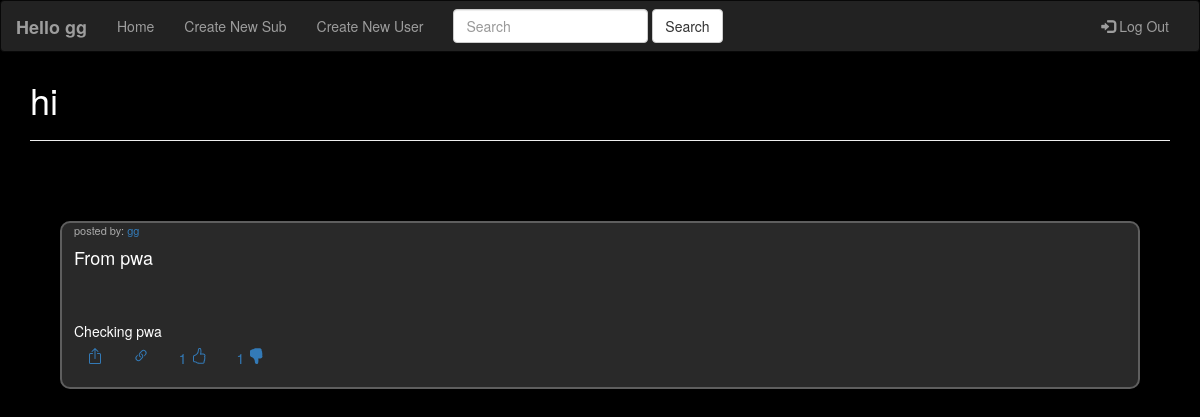
Page /sub/hi/100062707 (signed in) on the committed database.
### tables this page shows
CREATE TABLE Posts (	PostId INTEGER NOT NULL PRIMARY KEY,	PostHead TEXT NOT NULL,	PostBody TEXT,	Poster TEXT NOT NULL,	Sub TEXT NOT NULL,	Likes INTEGER NOT NULL,	Dislikes INTEGER NOT NULL, LikedBy TEXT, DisLikedBy TEXT);

### main.py (the view)
@app.route("/sub/<string:subName>/<int:postId>")
def postRoute(subName="", postId=""):
    isloggedin = checkIfLoggedIn(session)
    if isloggedin:
        isloggedin = session["loggedin"]
    else:
        isloggedin = False
    conn = sqlite3.connect("db/forum.db")
    cursor = conn.execute(f"SELECT Name FROM Subs WHERE Name = '{subName}'")
    conn.commit()
    names = list(map(lambda x: x[0], cursor.fetchall()))
    if len(names) == 1:
        cursor = conn.execute(f"SELECT PostId FROM Posts WHERE Sub = '{subName}'")
        conn.commit()
        ids = list(map(lambda x: x[0], cursor.fetchall()))
        if postId in ids:
            cursor = conn.execute(f"SELECT * FROM Posts WHERE PostId = '{postId}'")
            conn.commit()
            return render_template("postPage.html", isloggedin=isloggedin, subName=subName, post=cursor.fetchone())
    return redirect("/errorPage")

### main.py (called while the page is built)
def checkLoggin(username, password):
    conn = sqlite3.connect("db/forum.db")
    cursor = conn.execute("SELECT * FROM Users")
    for i in cursor:
        if username == i[1] and password == i[2]:
            return True
    return False

def checkIfLoggedIn(s):
    isloggedin = "loggedin" in s.keys()
    if isloggedin:
        isloggedin = s["loggedin"]
        if isloggedin:
            try:
                isloggedin = checkLoggin(s["username"], s["password"])
            except:
                isloggedin = False
    else:
        isloggedin = False
    return isloggedin

### templates/postPage.html (shortened to what this page needs)
{% extends "base.html" %}
{% block body %}
    <div class="container">
        <h1>{{ subName }}</h1>
        <hr>
    </div>
    <div class="post">
        <div class="header">
            <div class="op">
                posted by: <a href="/user/{{ post[3] }}">{{ post[3] }}</a>
            </div>
            <h4>{{ post[1] }}</h4>
        </div>
        <div>
            {{ post[2] }}
        </div>
        <div class="options">
            <button class="btn btn-link share" onclick="share('/sub/{{ post[4] }}/{{ post[0] }}')">
            </button>
            <button class="btn btn-link link" id="/sub/{{ post[4] }}/{{ post[0] }}">
            </button>
            {% if isloggedin %}
            <button class="btn btn-link" onclick="like('{{ post[0] }}')">
                {{ post[5] }}
            </button>
            <button class="btn btn-link" onclick="dislike('{{ post[0] }}')">
                {{ post[6] }}
            </button>
            {% endif %}
        </div>
    </div>
{% endblock %}

### templates/base.html (style rules this page uses)
body { background-color: #000; color: white; -webkit-top-highlight-color: transparent; padding-top: 60px; }

### templates/postPage.html (style rules this page uses)
.post { border-style: solid; border-width: 2px; border-radius: 10px; border-color: rgb(94, 94, 94); background-color: rgb(41, 41, 41); padding-left: 1%; padding-bottom: 1%; margin: 5%; }
.header { margin-top: 0%; margin-bottom: 5%; }
.op { font-size: 11px; color: rgb(167, 167, 167); }

### rows in the picture
Posts: Poster "gg", PostHead "From pwa", PostBody "Checking pwa", Likes "1", Dislikes "1"

### other values in the picture
{{ session["username"] }} "gg"
{{ subName }} "hi"
